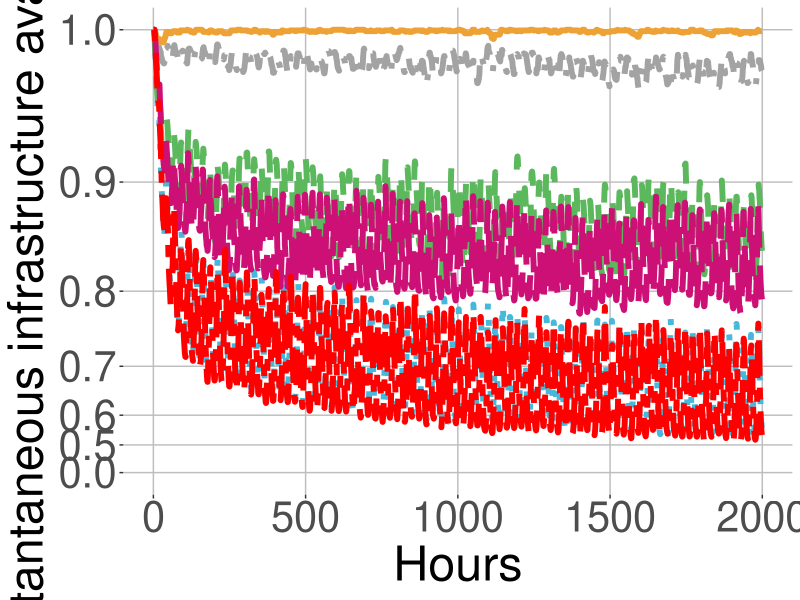

Reproduce this figure in R.
# execute all lines: ctrl + shift + enter

library(ggplot2)
library(ggforce)

# set working directory here
setwd(dirname(rstudioapi::getSourceEditorContext()$path))

overall <- read.table("exp_assembly_overall_energy_template.txt", 
                      header = F,
                      sep = " ",
                      col.names= c("overallx", "overally")
)

random <- read.table("exp_assembly_random.txt", 
                     header = F,
                     sep = " ",
                     col.names= c("randomx", "randomy")
)

res <- read.table("exp_assembly_residual_life_template.txt", 
                  header = F,
                  sep = " ",
                  col.names= c("resx","resy")
)

local <- read.table("exp_assembly_local_energy_template.txt", 
                    header = F,
                    sep = " ",
                    col.names= c("locx","locy")
)

learning <- read.table("exp_assembly_fair_energyBP.txt", 
                       header = F,
                       sep = " ",
                       col.names= c("enx","eny")
)

qos <- read.table("exp_assembly_QoS.txt", 
                  header = F,
                  sep = " ",
                  col.names= c("qosx","qosy")
)


overall_x <- overall$overallx
overall_y <- overall$overally

random_y <- random$randomy
res_y <- res$resy
local_y <- local$locy
energyAware_y <- learning$eny
qos_y <- qos$qosy

head(overall)

sq<-function(x){
  x^4
}
#inverse square function (square root)
isq<-function(x){
  print(paste("isq",x))  #debug statement
  x<-ifelse(x<0, 0, x)
  x^(1/4)
}


colors <- c("overall" = "#EEA236", "residual life" = "#5CB85C", "random" = "#46B8DA", "local"="gray64", "energy balance"="deeppink3", "qos"="#FF0000")

g = ggplot(data=local, aes(x=overall_x, col = group)) + 
  geom_line(aes(y = overall_y, color = "overall",linetype=b), size = 2, linetype="solid") +
  geom_line(aes(y = res_y, color = "residual life"), size = 2, linetype="dashed") +
  geom_line(aes(y = random_y, color = "random"), size = 2, linetype="dotted") +
  geom_line(aes(y = local_y, color = "local"), size = 2, linetype="dotdash") +
  geom_line(aes(y = energyAware_y, color = "energy balance"), size = 2, linetype="longdash") +
  geom_line(aes(y = qos_y, color = "qos"), size = 2, linetype="twodash")  +
  labs(x = "Hours",
       y = "Instantaneous infrastructure availability") +
  scale_color_manual(values = colors) +
  scale_y_continuous(trans = scales::trans_new("sq",sq,isq),limits = c(0,1.00), breaks = c(0.0,0.5,0.6,0.7,0.8,0.9,1.0) )

  g+ theme(panel.background = element_rect(fill="white"),
          panel.grid.minor.y = element_line(size=2),
          panel.grid.major = element_line(colour = "gray"),
          plot.background = element_rect(fill="white"),
          axis.text=element_text(size=30),
          axis.title=element_text(size=35),
          legend.position = "none")
  
